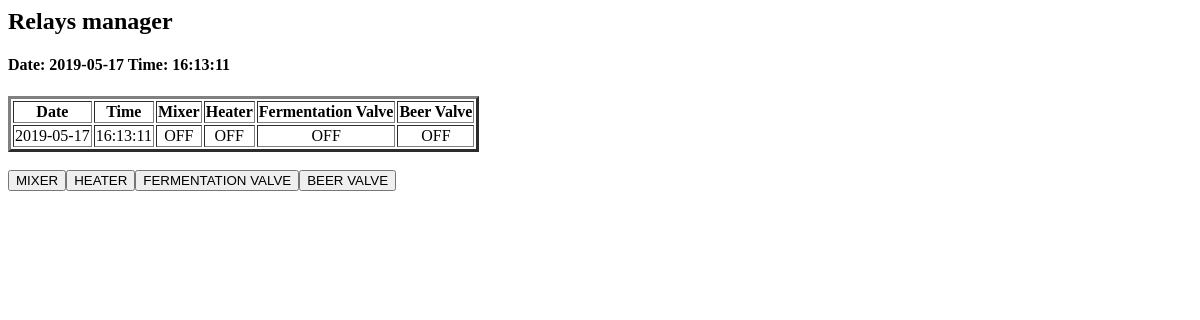
Page /relays on the earlier database version.
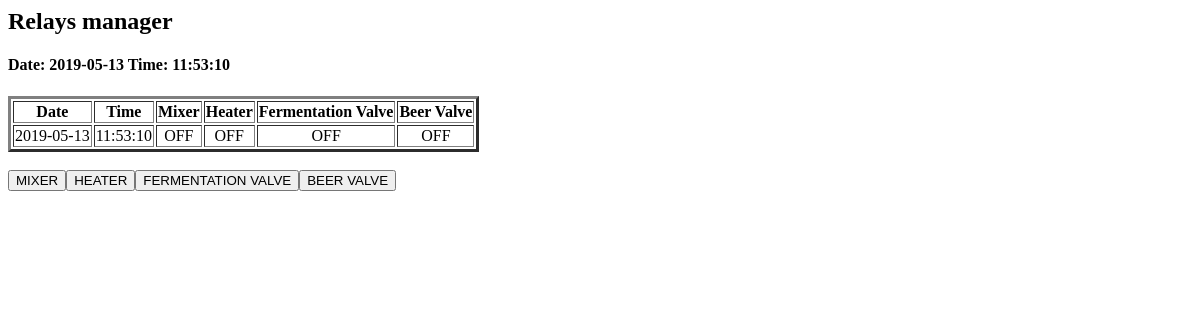
Same page on the later database version.
### tables this page shows
CREATE TABLE "sensors" (
	`tdate`	DATE,
	`ttime`	TIME,
	`tempferm`	NUMERIC,
	`tempbeer`	NUMERIC,
	`capferm`	NUMERIC,
	`capbeer`	NUMERIC,
	`mixer`	TEXT,
	`heater`	TEXT,
	`valferm`	TEXT,
	`valbeer`	TEXT
);

### selec_temps.py (the view)
@app.route('/relays', methods=['GET','POST'])
def Relays():
	conn = sqlite3.connect('lleidabeer.db')
	print("Opened database successfully")
	if request.method == "GET":
			llista =[]
			cursor = conn.execute("SELECT  tdate,ttime,mixer,heater,valferm,valbeer from sensors")
			for row in cursor:
				llista.append(row)
			print("Operation done successfully")
			llista = llista[-1:]
			conn.close()
			return  render_template("relays.html",llista=llista)
	elif request.method == "POST":
		llista =[]
		cursor = conn.execute("SELECT  tdate,ttime,tempbeer,tempferm,capferm,capbeer,mixer,heater,valferm,valbeer from sensors")
		for row in cursor:
				llista.append(row)
		llista = llista[-1:]
                time = datetime.now().strftime("%H:%M:%S")
		data= date.today()
 		temperaturabirra = llista[0][2]
		temperaturaferm = llista[0][3]
		capaciferm = llista[0][4]
                capacibeer = llista[0][5]
                mix = llista[0][6]
                heat = llista[0][7]
                valvuferm = llista[0][8]
                valvubeer = llista[0][9]
		var='OFF'
		hsname = request.form.get("Heater")
		if hsname== 'OFFH':
			heat= 'OFF'
		if hsname== 'ONH':
				heat='ON'
		hsname = request.form.get("Mixer")
		if hsname== 'OFFM':
				mix= 'OFF'
		if hsname== 'ONM':
				mix='ON'
		hsname = request.form.get("Beerval")
		if hsname== 'OFFB':
				valvubeer= 'OFF'
		if hsname== 'ONB':
				valvubeer='ON'
		hsname = request.form.get("Fermval")
		if hsname== 'OFFF':
		   	valvuferm= 'OFF'
		if hsname== 'ONF':
			valvuferm='ON'
		cursor = conn.execute("insert into sensors (tdate,ttime,tempbeer,tempferm,capferm,capbeer,mixer,heater,valferm,valbeer) values (?,?,?,?,?,?,?,?,?,?)",(data,time,temperaturabirra,temperaturaferm,capaciferm,capacibeer,mix,heat,valvuferm,valvubeer))
		conn.commit()
		conn.close()
		return redirect("/relays")

### templates/relays.html (shortened to what this page needs)
<html>
  <head>
  </head>
  <body>
    <h2>Relays manager</h2>
 <h4>Date: {{llista[-1][0]}}  Time: {{llista[-1][1]}}</h4>
    <table border="3">
      <tr align="center">
        <th>Date</th>
	<th>Time</th>
	<th>Mixer</th>
	<th>Heater</th>
	<th>Fermentation Valve</th>
	<th>Beer Valve</th>
      </tr>
	{% for row in llista %}
          <tr align="center">
	  {% for cell in row %}
	    <td> {{cell}} </td>
	  {% endfor %}
	  </tr>
	{% endfor %}
    </table>
  	<form action="/relays" method="post">
	<br><input type="submit" name="Mixer" value="MIXER"><input type="submit" name="Heater" value="HEATER" ><input type="submit" name="Fermval" value="FERMENTATION VALVE"><input type="submit" name="Beerval" value="BEER VALVE">
  </body>
</html>

Differences in the rows shown:
removed sensors: tdate "2019-05-17", ttime "16:13:11", mixer "OFF", heater "OFF", valferm "OFF", valbeer "OFF"
now on this page (row unchanged): sensors: tdate "2019-05-13", ttime "11:53:10", mixer "OFF", heater "OFF", valferm "OFF", valbeer "OFF"
